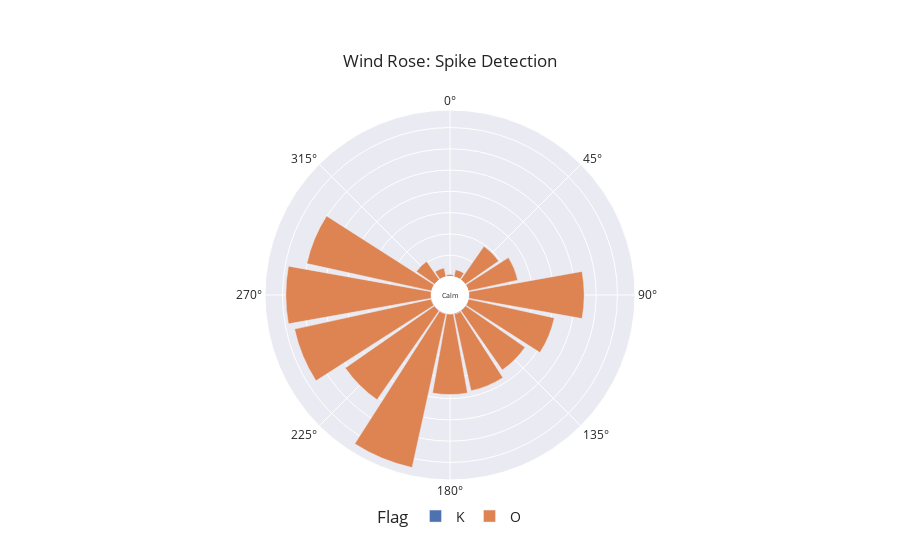

The cell this chart's notebook holds for it:
### Markdown cell above
![](sites/SCHR.jpg)

### Code cell
# FINR Rathaus Gemeinde Finsing
df_site = extract_site_data(df=df, dates = dates, site_name="FINR")

plot_wind_rose(df_site, column="Flag")

### Figure 1 — Plotly figure (JSON) as saved in the notebook; plotly's stock layout.template omitted (floating-point values rounded to 4 significant figures)
{"data": [{"hovertemplate": "Flag=K<br>len=%{r}<br>cardinal_direction=%{theta}<extra></extra>", "legendgroup": "K", "marker": {"color": "rgb(76,114,176)", "pattern": {"shape": ""}}, "name": "K", "r": [113, 13, 36, 55, 21, 282, 83, 191, 133, 10, 98, 138, 197, 158, 25, 98], "showlegend": true, "subplot": "polar", "theta": [270, 22.5, 45, 67.5, 337.5, 157.5, 135, 247.5, 90, 0, 112.5, 225, 202.5, 180, 315, 292.5], "type": "barpolar"}, {"hovertemplate": "Flag=O<br>len=%{r}<br>cardinal_direction=%{theta}<extra></extra>", "legendgroup": "O", "marker": {"color": "rgb(221,132,82)", "pattern": {"shape": ""}}, "name": "O", "r": [20645, 18890, 2144, 32848, 25502, 34100, 36962, 29987, 18430, 5250, 17062, 9552, 434, 27040, 11893, 1719], "showlegend": true, "subplot": "polar", "theta": [112.5, 180, 337.5, 247.5, 225, 270, 202.5, 292.5, 157.5, 315, 135, 45, 0, 90, 67.5, 22.5], "type": "barpolar"}], "layout": {"annotations": [{"font": {"size": 7}, "showarrow": false, "text": "Calm", "x": 0.5, "y": 0.5}], "barmode": "relative", "legend": {"font": {"size": 14}, "orientation": "h", "title": {"text": "Flag"}, "tracegroupgap": 0, "x": 0.5, "xanchor": "center", "y": -0.1, "yanchor": "middle"}, "margin": {"t": 110}, "polar": {"angularaxis": {"direction": "clockwise", "rotation": 90}, "domain": {"x": [0, 1], "y": [0, 1]}, "hole": 0.1, "radialaxis": {"linewidth": 0, "showticklabels": false, "ticks": ""}}, "title": {"text": "Wind Rose: Spike Detection", "xanchor": "center", "yanchor": "top"}}}
